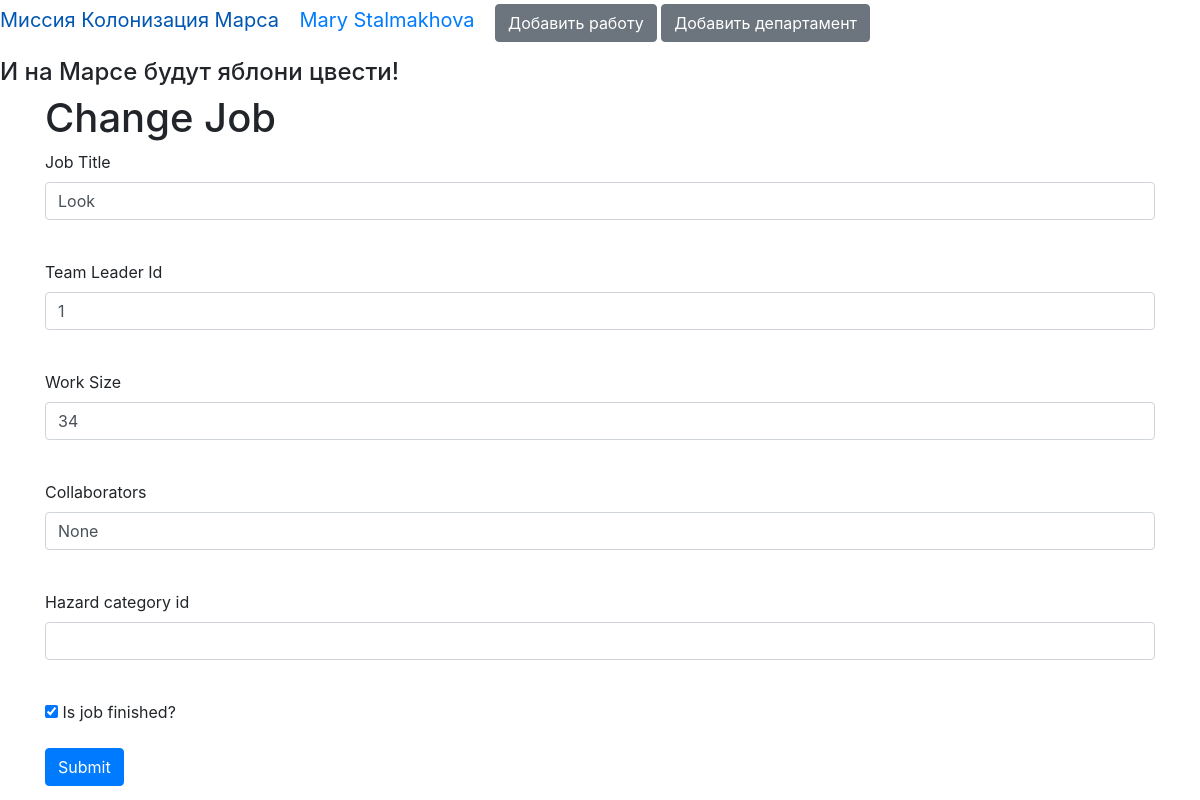
/change_job/3 (signed in), run on an earlier commit of the app's database.
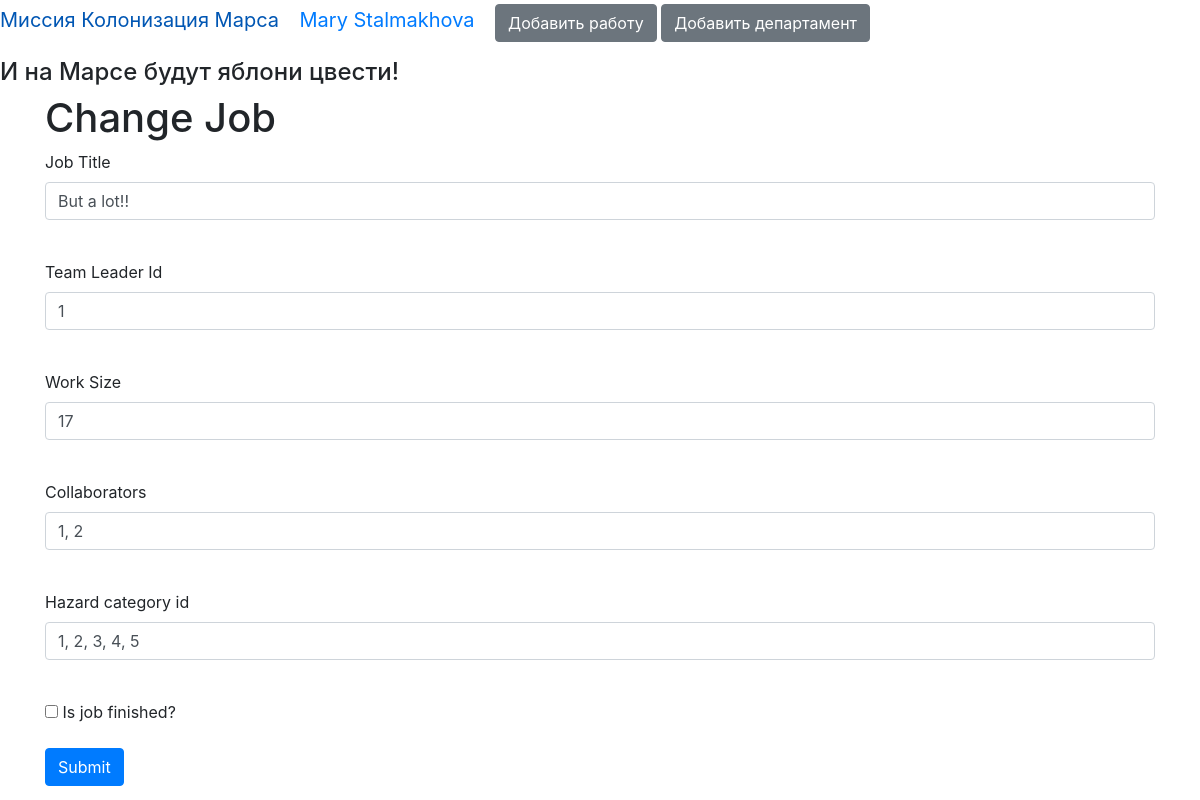
And on a later commit of the database.
### data/beta_code.py (models this page shows, shortened)
class User(SqlAlchemyBase, UserMixin):
    __tablename__ = 'users'
    id = sqlalchemy.Column(sqlalchemy.Integer,
                           primary_key=True, autoincrement=True)
    surname = sqlalchemy.Column(sqlalchemy.String, nullable=True)
    name = sqlalchemy.Column(sqlalchemy.String, nullable=True)
    age = sqlalchemy.Column(sqlalchemy.Integer, nullable=True)
    position = sqlalchemy.Column(sqlalchemy.String, nullable=True)
    speciality = sqlalchemy.Column(sqlalchemy.String, nullable=True)
    address = sqlalchemy.Column(sqlalchemy.String, nullable=True)
    email = sqlalchemy.Column(sqlalchemy.String,
                              index=True, unique=True, nullable=True)
    hashed_password = sqlalchemy.Column(sqlalchemy.String, nullable=True)
    modified_date = sqlalchemy.Column(sqlalchemy.DateTime,
                                      default=datetime.datetime.now)

class Jobs(SqlAlchemyBase):
    __tablename__ = 'jobs'
    id = sqlalchemy.Column(sqlalchemy.Integer,
                           primary_key=True, autoincrement=True)
    team_leader = sqlalchemy.Column(sqlalchemy.Integer,
                                    sqlalchemy.ForeignKey("users.id"))
    job = sqlalchemy.Column(sqlalchemy.String, nullable=True)
    work_size = sqlalchemy.Column(sqlalchemy.Integer, nullable=True)
    collaborators = sqlalchemy.Column(sqlalchemy.String, nullable=True)
    start_date = sqlalchemy.Column(sqlalchemy.DateTime,
                                   default=datetime.datetime.now)
    end_date = sqlalchemy.Column(sqlalchemy.DateTime, nullable=True)
    is_finished = sqlalchemy.Column(sqlalchemy.Boolean, nullable=True)
    author = sqlalchemy.Column(sqlalchemy.Integer, nullable=True)
    categories = orm.relationship("Category",
                                  secondary="association",
                                  backref="jobs")

### truly_main.py (the view, shortened to what this page needs)
@app.route('/change_job/<id_job>', methods=['GET', 'POST'])
@login_required
def change_job(id_job):
    db_sess = db_session.create_session()
    data = db_sess.query(Jobs).filter(Jobs.id == id_job).first()
    if data.author == current_user.id or current_user.id == 1 or current_user.id == data.team_leader:
        form = JobForm()
        return render_template('job_form.html', title='Изменение работы',
                               form=form, action="change", data=data,
                               categories=", ".join([str(i.id) for i in data.categories]))
    return "У вас нет прав на это действие"

### data/forms/job.py
class JobForm(FlaskForm):
    title = StringField('Job Title', validators=[DataRequired()])
    team_leader = StringField('Team Leader Id', validators=[DataRequired()])
    work_size = StringField('Work Size', validators=[DataRequired()])
    collaborators = StringField('Collaborators', validators=[DataRequired()])
    category = StringField('Hazard category id', validators=[DataRequired()])
    is_finished = BooleanField("Is job finished?")
    submit = SubmitField('Submit')

### data/db_session.py (called while the page is built)
def create_session() -> Session:
    global __factory
    return __factory()

### truly_main.py (called while the page is built)
@login_manager.user_loader
def load_user(user_id):
    db_sess = db_session.create_session()
    return db_sess.query(User).get(user_id)

### templates/job_form.html (shortened to what this page needs)
{% extends "base.html" %}
{% block content %}
{% if action == "add" %}
<h1>Add Job</h1>
{% else %}
<h1>Change Job</h1>
{% endif %}
<form action="" method="post" novalidate>
    <p>
        {{ form.title.label }}<br>
        {{ form.title(class="form-control", value=data.job) }}<br>
    </p>
    <p>
        {{ form.team_leader.label }}<br>
        {{ form.team_leader(class="form-control", value=data.team_leader) }}<br>
    </p>
    <p>
        {{ form.work_size.label }}<br>
        {{ form.work_size(class="form-control", value=data.work_size) }}<br>
    </p>
    <p>
        {{ form.collaborators.label }}<br>
        {{ form.collaborators(class="form-control", value=data.collaborators) }}<br>
    </p>
    <p>
        {{ form.category.label }}<br>
        {{ form.category(class="form-control", value=categories) }}<br>
    </p>
    {% if data == None %}
    <p>{{ form.is_finished() }} {{ form.is_finished.label }}</p>
    {% else %}
    <p>{{ form.is_finished(checked=data.is_finished) }} {{ form.is_finished.label }}</p>
    {% endif %}
    <p>{{ form.submit(type="submit", class="btn btn-primary") }}</p>
</form>
{% endblock %}

### templates/base.html (shortened to what this page needs)
<!DOCTYPE html>
<html lang="en">
<head>
    <link rel="stylesheet" type="text/css" href={{ css_file }} />
    <link rel="stylesheet"
          href="https://stackpath.bootstrapcdn.com/bootstrap/4.4.1/css/bootstrap.min.css"
>
</head>
<body>
<nav>
    {% if current_user.is_authenticated %}
    <p>
        <a class="navbar-brand" href="/">Миссия Колонизация Марса</a>
        <a class="navbar-brand" href="/logout">{{ current_user.name }} {{ current_user.surname }}</a>
    <a href="/add_job" class="btn btn-secondary">Добавить работу</a>
    <a href="/add_department" class="btn btn-secondary">Добавить департамент</a>
    </p>
{% else %}
    <p>
        <a class="navbar-brand" href="/">Миссия Колонизация Марса</a>
        <a class="btn btn-primary " href="/register">Зарегистрироваться</a>
        <a class="btn btn-success" href="/login">Войти</a>
    </p>
{% endif %}
</nav>
<h4>И на Марсе будут яблони цвести!</h4>
<main role="main" class="container">
    {% block content %}{% endblock %}
</main>
</body>
</html>

What changed in the data, as far as the page shows it:
changed Jobs: work_size "34" → "17"; collaborators "None" → "1, 2"; is_finished "☑" → "☐"
Also different on the page:
form field title: "Look" → "But a lot!!"
form field category: (not shown) → "1, 2, 3, 4, 5"
